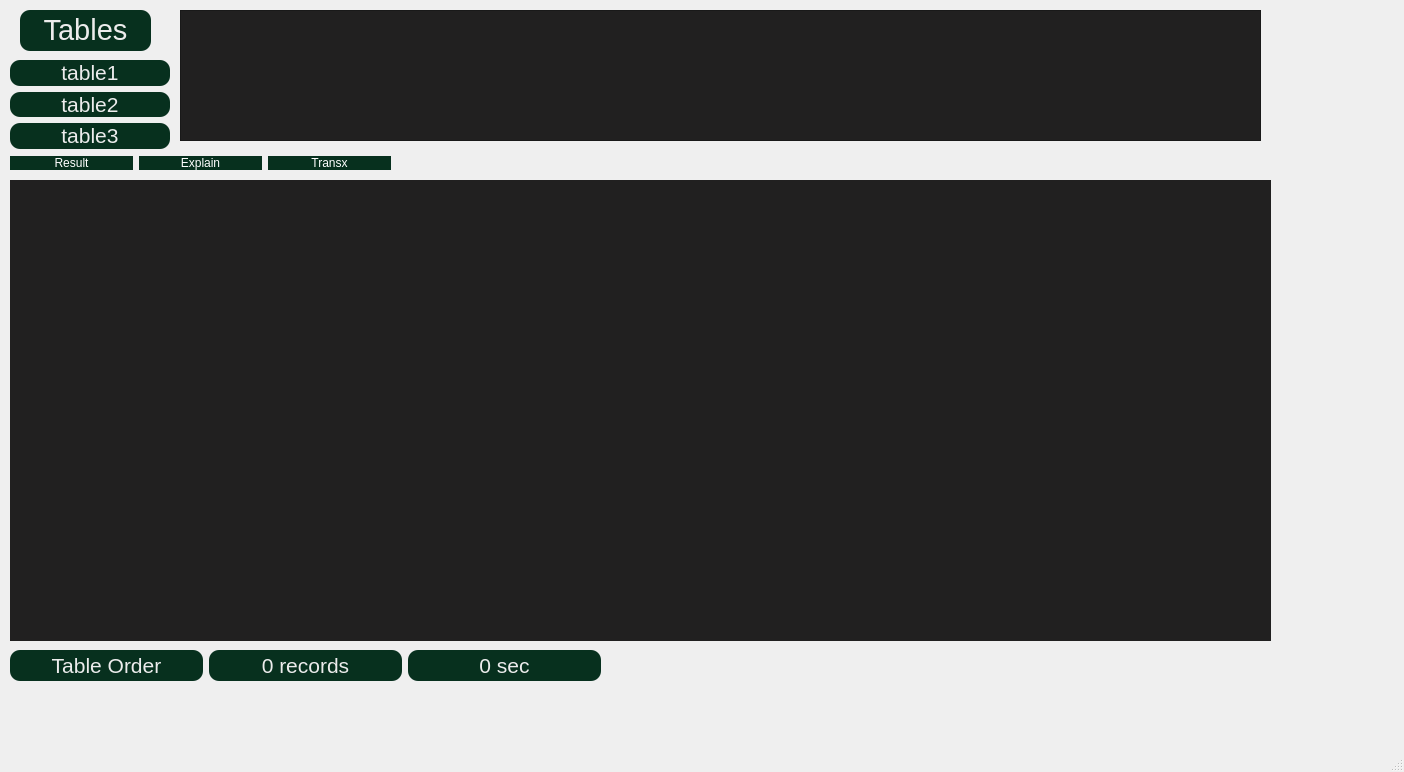
<?xml version="1.0" encoding="UTF-8"?>
<ui version="4.0">
 <class>MainWindow</class>
 <widget class="QMainWindow" name="MainWindow">
  <property name="geometry">
   <rect>
    <x>0</x>
    <y>0</y>
    <width>1404</width>
    <height>772</height>
   </rect>
  </property>
  <property name="windowTitle">
   <string>MainWindow</string>
  </property>
  <widget class="QWidget" name="centralwidget">
   <widget class="QWidget" name="horizontalLayoutWidget">
    <property name="geometry">
     <rect>
      <x>10</x>
      <y>150</y>
      <width>381</width>
      <height>27</height>
     </rect>
    </property>
    <layout class="QHBoxLayout" name="TableOptionsDiv">
     <item>
      <widget class="QPushButton" name="getQueryButton">
       <property name="styleSheet">
        <string notr="true">background-color: rgb(7, 48, 30);
border : rgb(29, 185, 84);
border-radius: 10%; 
color: rgb(255, 255, 255);</string>
       </property>
       <property name="text">
        <string>Result</string>
       </property>
      </widget>
     </item>
     <item>
      <widget class="QPushButton" name="explainButton">
       <property name="styleSheet">
        <string notr="true">background-color: rgb(7, 48, 30);
color: rgb(255, 255, 255);
border : rgb(29, 185, 84);
border-radius: 10%; </string>
       </property>
       <property name="text">
        <string>Explain</string>
       </property>
      </widget>
     </item>
     <item>
      <widget class="QPushButton" name="transxButton">
       <property name="styleSheet">
        <string notr="true">background-color: rgb(7, 48, 30);
border : rgb(29, 185, 84);
border-radius: 10%; 
color: rgb(255, 255, 255);</string>
       </property>
       <property name="text">
        <string>Transx</string>
       </property>
      </widget>
     </item>
    </layout>
   </widget>
   <widget class="QScrollArea" name="scrollArea">
    <property name="geometry">
     <rect>
      <x>10</x>
      <y>180</y>
      <width>1261</width>
      <height>461</height>
     </rect>
    </property>
    <property name="frameShape">
     <enum>QFrame::NoFrame</enum>
    </property>
    <property name="frameShadow">
     <enum>QFrame::Sunken</enum>
    </property>
    <property name="verticalScrollBarPolicy">
     <enum>Qt::ScrollBarAsNeeded</enum>
    </property>
    <property name="horizontalScrollBarPolicy">
     <enum>Qt::ScrollBarAsNeeded</enum>
    </property>
    <property name="sizeAdjustPolicy">
     <enum>QAbstractScrollArea::AdjustToContents</enum>
    </property>
    <property name="widgetResizable">
     <bool>true</bool>
    </property>
    <property name="alignment">
     <set>Qt::AlignLeading|Qt::AlignLeft|Qt::AlignTop</set>
    </property>
    <widget class="QWidget" name="blocksScrollAreaWidget">
     <property name="enabled">
      <bool>true</bool>
     </property>
     <property name="geometry">
      <rect>
       <x>0</x>
       <y>0</y>
       <width>1261</width>
       <height>461</height>
      </rect>
     </property>
     <property name="autoFillBackground">
      <bool>false</bool>
     </property>
     <property name="styleSheet">
      <string notr="true">background-color: rgb(33, 32, 32);</string>
     </property>
     <layout class="QHBoxLayout" name="horizontalLayout">
      <item>
       <layout class="QHBoxLayout" name="BlocksDiv">
        <property name="sizeConstraint">
         <enum>QLayout::SetFixedSize</enum>
        </property>
       </layout>
      </item>
     </layout>
    </widget>
   </widget>
   <widget class="QLabel" name="MySGDBlabel">
    <property name="geometry">
     <rect>
      <x>20</x>
      <y>10</y>
      <width>131</width>
      <height>41</height>
     </rect>
    </property>
    <property name="styleSheet">
     <string notr="true">background-color: rgb(7, 48, 30);
border : rgb(29, 185, 84);
border-radius: 10%; </string>
    </property>
    <property name="text">
     <string>&lt;html&gt;&lt;head/&gt;&lt;body&gt;&lt;p align=&quot;center&quot;&gt;&lt;span style=&quot; font-family:'Segoe UI'; font-size:22pt; color:#ececec;&quot;&gt;Tables&lt;/span&gt;&lt;/p&gt;&lt;/body&gt;&lt;/html&gt;</string>
    </property>
   </widget>
   <widget class="QWidget" name="verticalLayoutWidget">
    <property name="geometry">
     <rect>
      <x>10</x>
      <y>60</y>
      <width>160</width>
      <height>89</height>
     </rect>
    </property>
    <layout class="QVBoxLayout" name="TablesVerticalLayout">
     <item>
      <widget class="QLabel" name="Table1">
       <property name="styleSheet">
        <string notr="true">background-color: rgb(7, 48, 30);
border : rgb(29, 185, 84);
border-radius: 10%; </string>
       </property>
       <property name="text">
        <string>&lt;html&gt;&lt;head/&gt;&lt;body&gt;&lt;p align=&quot;center&quot;&gt;&lt;span style=&quot; font-family:'Segoe UI'; font-size:16pt; color:#ececec;&quot;&gt;table1&lt;/span&gt;&lt;/p&gt;&lt;/body&gt;&lt;/html&gt;</string>
       </property>
      </widget>
     </item>
     <item>
      <widget class="QLabel" name="Table2">
       <property name="styleSheet">
        <string notr="true">background-color: rgb(7, 48, 30);
border : rgb(29, 185, 84);
border-radius: 10%; </string>
       </property>
       <property name="text">
        <string>&lt;html&gt;&lt;head/&gt;&lt;body&gt;&lt;p align=&quot;center&quot;&gt;&lt;span style=&quot; font-family:'Segoe UI'; font-size:16pt; color:#ececec;&quot;&gt;table2&lt;/span&gt;&lt;/p&gt;&lt;/body&gt;&lt;/html&gt;</string>
       </property>
      </widget>
     </item>
     <item>
      <widget class="QLabel" name="Table3">
       <property name="styleSheet">
        <string notr="true">background-color: rgb(7, 48, 30);
border : rgb(29, 185, 84);
border-radius: 10%; </string>
       </property>
       <property name="text">
        <string>&lt;html&gt;&lt;head/&gt;&lt;body&gt;&lt;p align=&quot;center&quot;&gt;&lt;span style=&quot; font-family:'Segoe UI'; font-size:16pt; color:#ececec;&quot;&gt;table3&lt;/span&gt;&lt;/p&gt;&lt;/body&gt;&lt;/html&gt;</string>
       </property>
      </widget>
     </item>
    </layout>
   </widget>
   <widget class="QTextEdit" name="CommandTextEdit">
    <property name="geometry">
     <rect>
      <x>180</x>
      <y>10</y>
      <width>1081</width>
      <height>131</height>
     </rect>
    </property>
    <property name="styleSheet">
     <string notr="true">color: rgb(255, 255, 255);
background-color: rgb(33, 32, 32)</string>
    </property>
   </widget>
   <widget class="QWidget" name="horizontalLayoutWidget_2">
    <property name="geometry">
     <rect>
      <x>10</x>
      <y>650</y>
      <width>591</width>
      <height>31</height>
     </rect>
    </property>
    <layout class="QHBoxLayout" name="InfoHorizontalLayout">
     <item>
      <widget class="QLabel" name="TableOrderLabel">
       <property name="styleSheet">
        <string notr="true">background-color: rgb(7, 48, 30);
border : rgb(29, 185, 84);
border-radius: 10%; </string>
       </property>
       <property name="text">
        <string>&lt;html&gt;&lt;head/&gt;&lt;body&gt;&lt;p align=&quot;center&quot;&gt;&lt;span style=&quot; font-family:'Segoe UI'; font-size:16pt; color:#ececec;&quot;&gt;Table Order&lt;/span&gt;&lt;/p&gt;&lt;/body&gt;&lt;/html&gt;</string>
       </property>
      </widget>
     </item>
     <item>
      <widget class="QLabel" name="AmountRecordsLabel">
       <property name="styleSheet">
        <string notr="true">background-color: rgb(7, 48, 30);
border : rgb(29, 185, 84);
border-radius: 10%; </string>
       </property>
       <property name="text">
        <string>&lt;html&gt;&lt;head/&gt;&lt;body&gt;&lt;p align=&quot;center&quot;&gt;&lt;span style=&quot; font-family:'Segoe UI'; font-size:16pt; color:#ececec;&quot;&gt;0 records&lt;/span&gt;&lt;/p&gt;&lt;/body&gt;&lt;/html&gt;</string>
       </property>
      </widget>
     </item>
     <item>
      <widget class="QLabel" name="SecondsDelayedLabel">
       <property name="styleSheet">
        <string notr="true">background-color: rgb(7, 48, 30);
border : rgb(29, 185, 84);
border-radius: 10%; </string>
       </property>
       <property name="text">
        <string>&lt;html&gt;&lt;head/&gt;&lt;body&gt;&lt;p align=&quot;center&quot;&gt;&lt;span style=&quot; font-family:'Segoe UI'; font-size:16pt; color:#ececec;&quot;&gt;0 sec&lt;/span&gt;&lt;/p&gt;&lt;/body&gt;&lt;/html&gt;</string>
       </property>
      </widget>
     </item>
    </layout>
   </widget>
  </widget>
  <widget class="QMenuBar" name="menubar">
   <property name="geometry">
    <rect>
     <x>0</x>
     <y>0</y>
     <width>1404</width>
     <height>22</height>
    </rect>
   </property>
  </widget>
  <widget class="QStatusBar" name="statusbar"/>
 </widget>
 <resources/>
 <connections/>
</ui>
